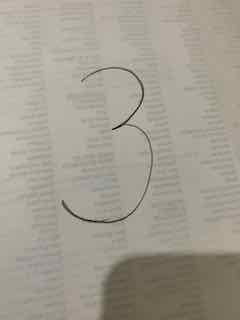
#> input picture test_sample.png, 240 x 320 px
$ python -i mnst_image_format_converter.py   (imports and definitions only)   (older library calls are emulated)
#> lines starting #> are read from the running program, lines starting #| are printed output that depends on the picture
from PIL import Image, ImageFilter


def imageprepare(argv):
    """
    This function returns the pixel values.
    The imput is a png file location.
    """
#> called with argv = 'test_sample.png'
    im = Image.open(argv).convert('L')
    width = float(im.size[0])
#> width = 240
    height = float(im.size[1])
#> height = 320
    newImage = Image.new('L', (28, 28), (255))  # creates white canvas of 28x28 pixels
#> newImage: PIL image 28x28 L; every value is 255

    if width > height:  # check which dimension is bigger
        # Width is bigger. Width becomes 20 pixels.
        nheight = int(round((20.0 / width * height), 0))  # resize height according to ratio width
        if (nheight == 0):  # rare case but minimum is 1 pixel
            nheight = 1
            # resize and sharpen
        img = im.resize((20, nheight), Image.ANTIALIAS).filter(ImageFilter.SHARPEN)
        wtop = int(round(((28 - nheight) / 2), 0))  # calculate horizontal position
        newImage.paste(img, (4, wtop))  # paste resized image on white canvas
    else:
        # Height is bigger. Heigth becomes 20 pixels.
        nwidth = int(round((20.0 / height * width), 0))  # resize width according to ratio height
#> nwidth = 15
        if (nwidth == 0):  # rare case but minimum is 1 pixel
            nwidth = 1
            # resize and sharpen
        img = im.resize((nwidth, 20), Image.ANTIALIAS).filter(ImageFilter.SHARPEN)
        wleft = int(round(((28 - nwidth) / 2), 0))  # caculate vertical pozition
#> wleft = 6
        newImage.paste(img, (wleft, 4))  # paste resized image on white canvas
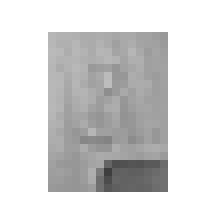
#> newImage: PIL image 28x28 L (shown 8 times larger); min 62, max 255, mean 217.5

    # newImage.save("sample.png

    #tv = list(newImage.getdata())  # get pixel values

    # normalize pixels to 0 and 1. 0 is pure white, 1 is pure black.
    #tva = [(255 - x) * 1.0 / 255.0 for x in tv]
    #print(tva)
    return newImage

>>> result = imageprepare('test_sample.png')
